Frame 1 (no input): blank canvas, image omitted
Frame 60 (no input): blank canvas, image omitted
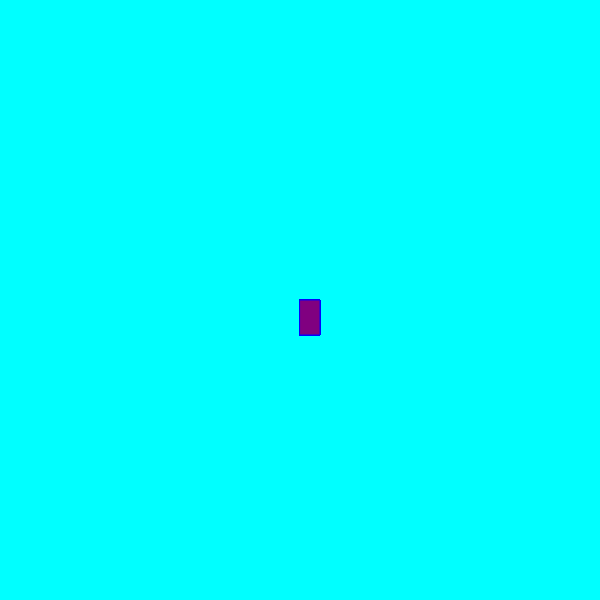
Frame 120 (the mouse pressed at the canvas centre since frame 60)

The p5.js sketch whose frames 1 and 60 were blank and that drew this single picture after the mouse press (run headless with seeded random() and noise() and a simulated clock; from frame 60 on, the mouse is pressed at the canvas centre):

// p5.js sketch
// ── sketch.js
function setup() {
    createCanvas(600, 600);
     background("cyan");
  }
  
  function draw() {
  
    stroke("blue");
    fill("purple");
    
    //console.log(mouseIsProssed);
    
    if (mouseIsPressed) {
      rect(mouseX, mouseY, 20,35);
    }
    
  }
